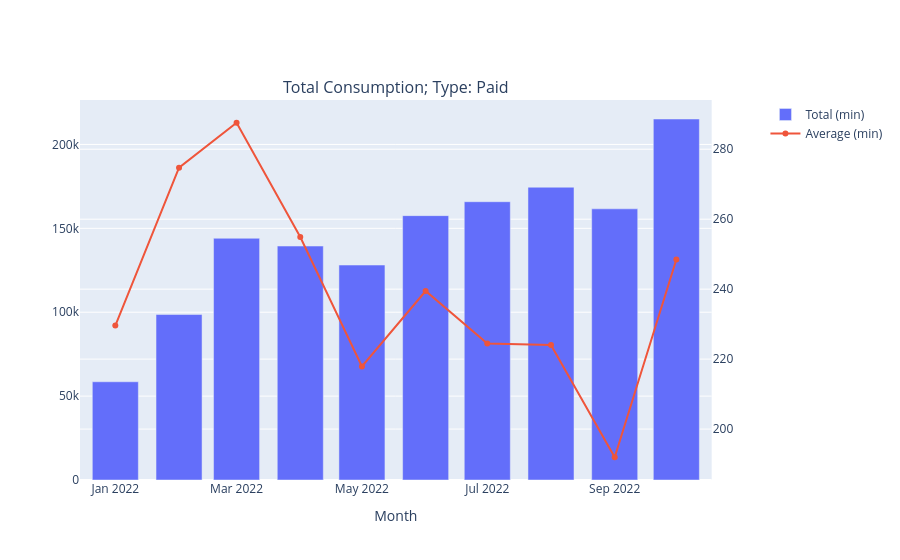

Notebook code cell kept with this figure:
### Code cell
import numpy as np
from typing import Literal

def consumption_plot(stud_type: Literal["All", "Free", "Paid"]):
    df = pd.read_csv("data/learning.csv")
    df["month"] = pd.to_datetime(df.date_watched).dt.strftime("%Y-%m")
    df_grouped = df.groupby(["month", "paid"], as_index=False).minutes_watched.sum()
    df_grouped["n_students"] = df.groupby(["month", "paid"]).student_id.nunique().values
    if stud_type == "All":
        df_filtered = df_grouped.groupby("month", as_index=False).minutes_watched.sum()
        df_filtered["n_students"] = df_grouped.groupby("month").n_students.sum().values
    else:
        paid = {"Free": 0, "Paid": 1}
        df_filtered = df_grouped[df_grouped.paid == paid[stud_type]]

    fig = make_subplots(specs=[[{"secondary_y": True}]], subplot_titles=[f"Total Consumption; Type: {stud_type}"])
    fig.add_trace(
        graph_objs.Bar(x=df_filtered.month, y=df_filtered.minutes_watched, name="Total (min)"),
        secondary_y=False
    )
    mean_mins_per_student = np.round(df_filtered.minutes_watched.values / df_filtered.n_students.values, 2)
    fig.add_trace(
        graph_objs.Scatter(x=df_filtered.month, y=mean_mins_per_student, name="Average (min)"),
        secondary_y=True
    )
    fig.update_layout(
    hovermode="x unified",
    xaxis=dict(title="Month")
    )

    return fig

fig = consumption_plot("Paid")
fig.show()

### Figure 1 — Plotly figure (JSON) as saved in the notebook; plotly's stock layout.template omitted (floating-point values rounded to 4 significant figures)
{"data": [{"name": "Total (min)", "type": "bar", "x": ["2022-01", "2022-02", "2022-03", "2022-04", "2022-05", "2022-06", "2022-07", "2022-08", "2022-09", "2022-10"], "xaxis": "x", "y": [58550.0, 98630.0, 144100.0, 139400.0, 128100.0, 157600.0, 165900.0, 174500.0, 161600.0, 215200.0], "yaxis": "y"}, {"name": "Average (min)", "type": "scatter", "x": ["2022-01", "2022-02", "2022-03", "2022-04", "2022-05", "2022-06", "2022-07", "2022-08", "2022-09", "2022-10"], "xaxis": "x", "y": [229.6, 274.7, 287.6, 254.9, 217.9, 239.5, 224.4, 224.0, 191.9, 248.5], "yaxis": "y2"}], "layout": {"annotations": [{"font": {"size": 16}, "showarrow": false, "text": "Total Consumption; Type: Paid", "x": 0.47, "xanchor": "center", "xref": "paper", "y": 1, "yanchor": "bottom", "yref": "paper"}], "hovermode": "x unified", "xaxis": {"anchor": "y", "domain": [0, 0.94], "title": {"text": "Month"}}, "yaxis": {"anchor": "x", "domain": [0, 1]}, "yaxis2": {"anchor": "x", "overlaying": "y", "side": "right"}}}
